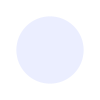
Frame 1 (no input)
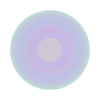
Frame 60 (the mouse pressed at the canvas centre just before this capture)
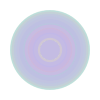
Frame 120 (the mouse held since frame 60 and released just before this capture)

The Processing sketch that drew these frames (run headless with seeded random() and noise(); from frame 60 on, the mouse is pressed at the canvas centre):

// Processing sketch: processing_67841
// ── processing_67841.pde

int counter;

void setup() {  //setup function called initially, only once
  size(100, 100);
  background(255);  //set background white
  colorMode(HSB);   //set colors to Hue, Saturation, Brightness mode
  counter = 0;
}

void draw() {  //draw function loops 
  counter++;
  noStroke();
  fill(random(255),100,255,50);
  
  if(mousePressed == true) { //add some interaction
    ellipse(mouseX, mouseY, 20, 20);
  }
  else {
    ellipse(width/2, height/2, 80*sin(counter), 80*sin(counter));
  }
}
